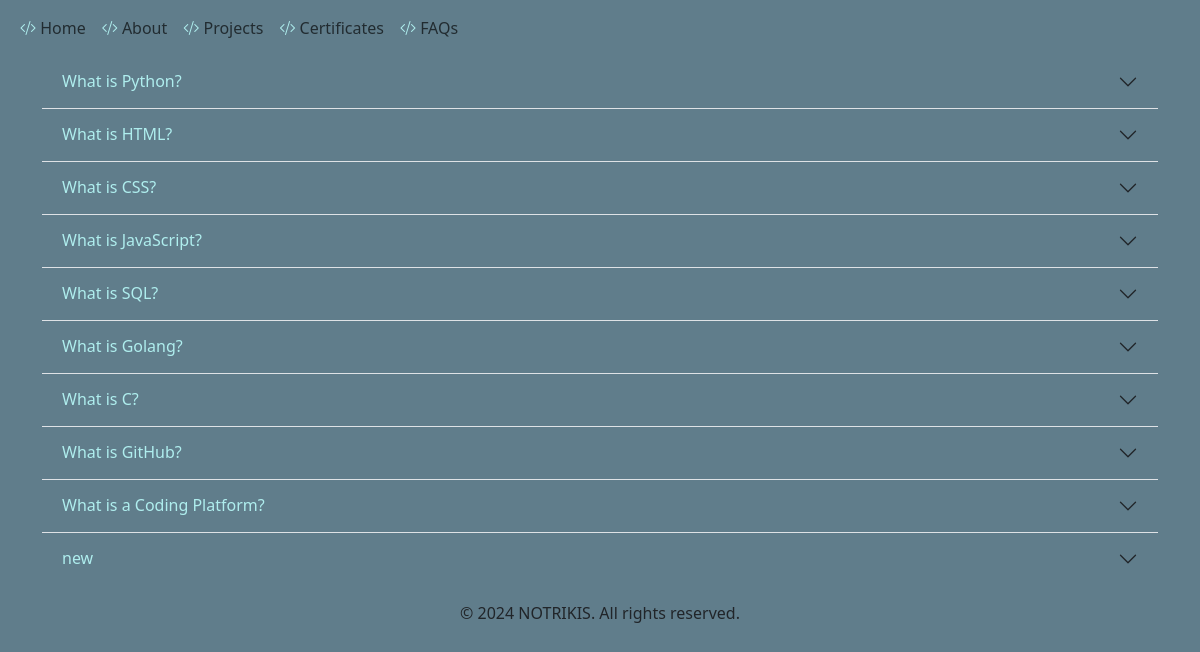
The app's page /faqs with its own data.
### models.py (models this page shows, shortened)
class FAQs(db.Model):
    __tablename__ = "faqs"
    id = db.Column(db.Integer, primary_key=True)
    question = db.Column(db.String)
    answer = db.Column(db.String)

### app.py (the view)
@app.route("/faqs")
def faqs():
    return render_template("faqs.html", qns=asserts.faqs)

### app.py (called while the page is built)
@app.template_filter("join_faqs")
def join_faqs(question: str) -> str:
    return question.replace(" ", "-")[:-1]

### asserts.py (called while the page is built)
    @property
    def faqs(self) -> dict[str, str]:
        data = FAQs.query.all()
        faqns = {fqn.question: fqn.answer for fqn in data}
        return faqns

### templates/faqs.html (shortened to what this page needs)
{% extends "base.html" %}
{% block content %}
<section>
  <div class="container">
    <div class="accordion accordion-flush" id="accordionFlushFAQs">
      {% for qn,ans in qns.items() %}
      <div class="accordion-item">
        <h2 class="accordion-header" style="background-color: paleturquoise">
          <button
            class="accordion-button collapsed"
            type="button"
            data-bs-toggle="collapse"
            data-bs-target="#{{qn | join_faqs}}"
            aria-expanded="false"
            aria-controls="{{qn | join_faqs}}"
          >
            {{qn}}
          </button>
        </h2>
      </div>
      {% endfor %}
    </div>
  </div>
</section>
{% endblock %}

### templates/base.html (shortened to what this page needs)
<!doctype html>
<html lang="en">
  <head>
    <link
      rel="stylesheet"
      href="https://cdn.jsdelivr.net/npm/bootstrap-icons@1.3.0/font/bootstrap-icons.css"
    />
    <link
      rel="stylesheet"
      href="https://cdn.jsdelivr.net/npm/bootstrap@5.3.2/dist/css/bootstrap.min.css"
    />
    <link
      href="{{url_for('static',filename='css/styles.css')}}"
      rel="stylesheet"
    />
  </head>
  <body>
    <nav class="navbar navbar-expand-md sticky-top d-flex">
      <div class="container-fluid">
          <div
            class="collapse navbar-collapse mr-auto"
            id="navbarSupportedContent"
          >
            <ul class="navbar-nav mr- auto">
              <li class="nav-item active">
                <a class="nav-link" href="/"
                  ><i class="bi bi-code-slash"></i> Home</a
                >
              </li>
              <li class="nav-item">
                <a class="nav-link" href="/aboutme"
                  ><i class="bi bi-code-slash"></i> About</a
                >
              </li>
              <li class="nav-item">
                <a class="nav-link" href="/projects"
                  ><i class="bi bi-code-slash"></i> Projects</a
                >
              </li>
              <li class="nav-item">
                <a class="nav-link" href="#certificates"
                  ><i class="bi bi-code-slash"></i> Certificates</a
                >
              </li>
              <li class="nav-item">
                <a class="nav-link" href="/faqs"
                  ><i class="bi bi-code-slash"></i> FAQs</a
                >
              </li>
            </ul>
          </div>
      </div>
    </nav>
    {% block content %}{% endblock %}
    <footer class="footer text-center py-3">
      <div class="container">
        <p>&copy; 2024 NOTRIKIS. All rights reserved.</p>
      </div>
    </footer>
  </body>
</html>

### static/css/styles.css (style rules this page uses)
body { background-color: #607d8b; }
nav { background-color: #607d8b; }
nav i { color: paleturquoise; }
nav li { color: white; }
h2 { color: orangered; text-shadow: 3px 0px 2px paleturquoise; font-weight: 600; }
#accordionFlushFAQs *, #liveToast { background-color: #607d8b; color: paleturquoise; }
.show { opacity: 1; filter: blur(0); transform: translateX(0); }

### records on screen
FAQs: question "What is Python?"
FAQs: question "What is HTML?"
FAQs: question "What is CSS?"
FAQs: question "What is JavaScript?"
FAQs: question "What is SQL?"
FAQs: question "What is Golang?"
FAQs: question "What is C?"
FAQs: question "What is GitHub?"
FAQs: question "What is a Coding Platform?"
FAQs: question "new"
